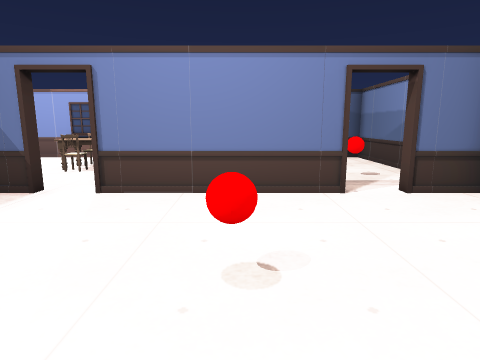
[1] (above)

22 first-person views from a walk through a Unity game level. The camera is 1.2 m above the floor, tilts 10° down and sees 75° across. The floor is counted in squares, 1 m on a side. Each view is taken from the middle of a square. On the plan, view 1 faces up. The plan holds only what a view shows up to about 13 squares ahead; the rest is blank. The player character is not drawn. Some animated figures are left out. Door leaves are left out, so doorways stand open. Some surface patterns are stand-ins.

[2]
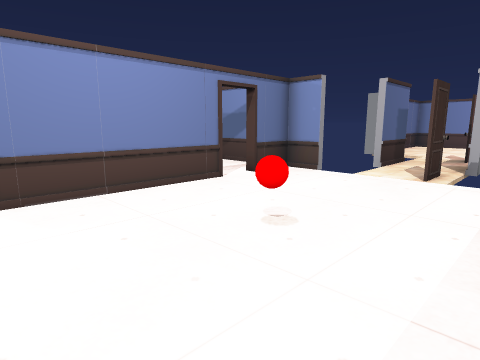

[3]
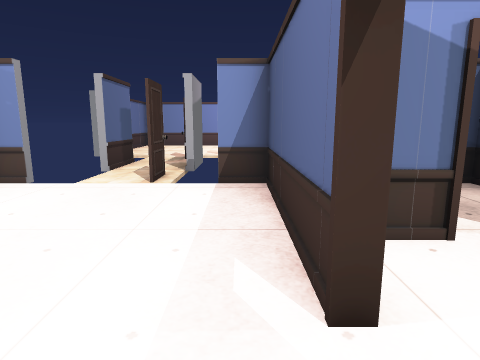

[4]
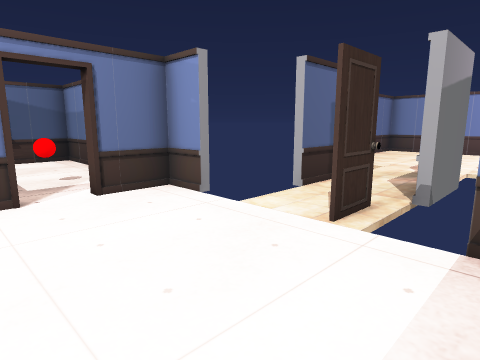

[5]
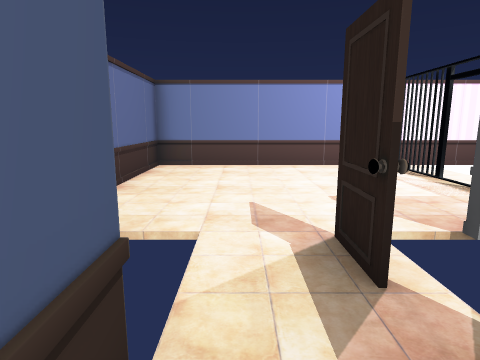

[6]
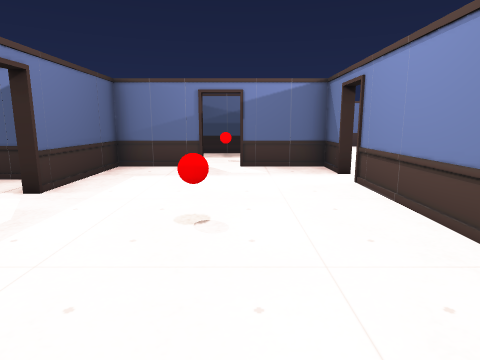

[7]
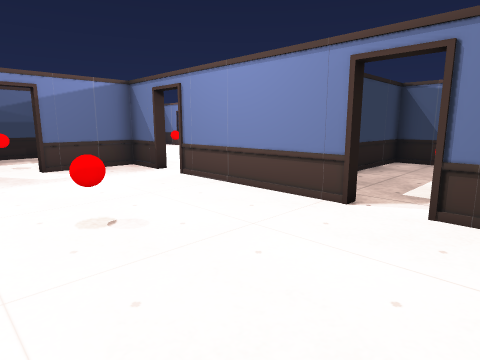

[8]
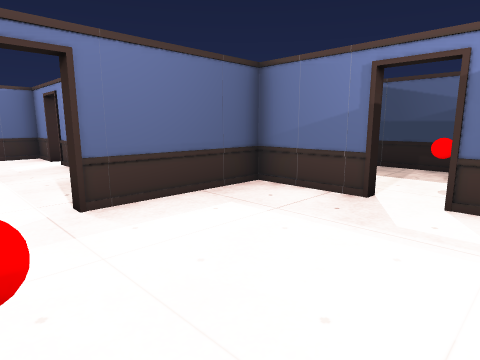

[9]
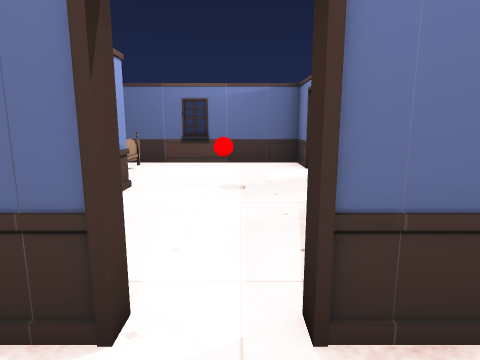

[10]
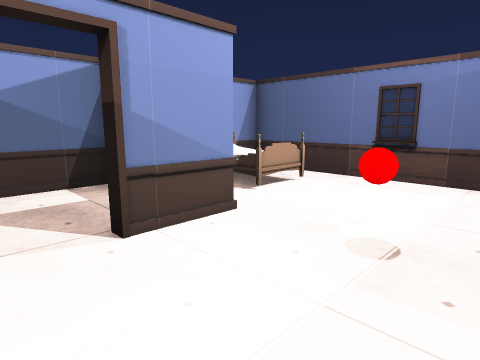

[11]
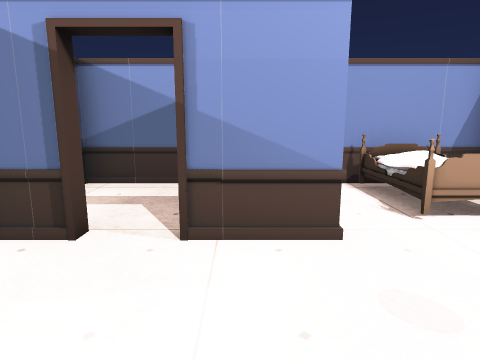

[12]
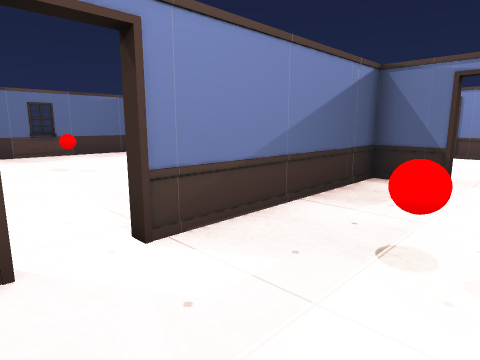

[13]
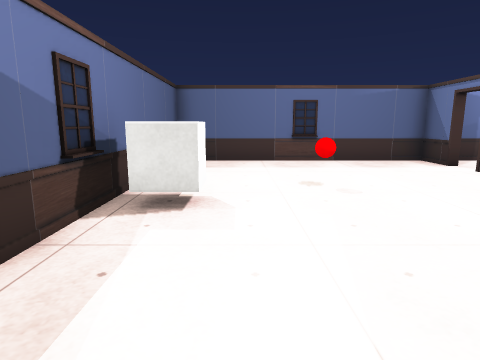

[14]
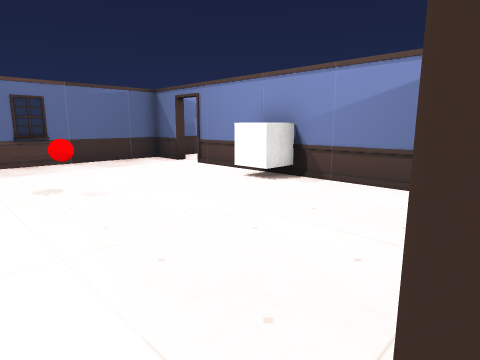

[15]
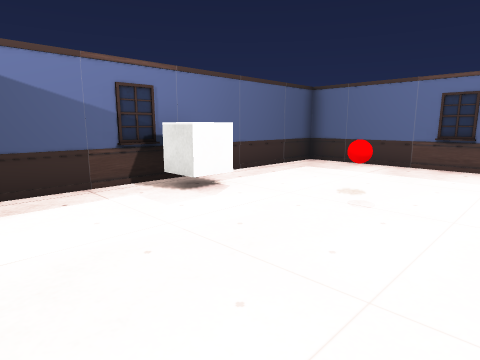

[16]
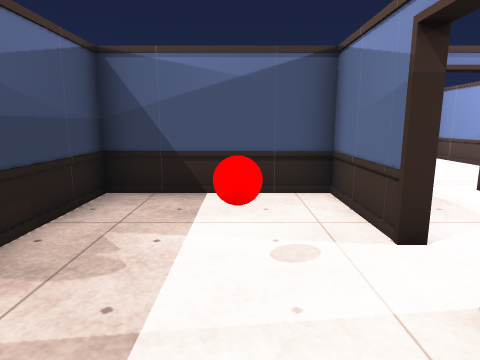

[17]
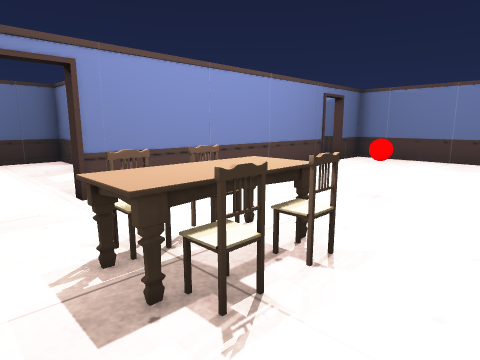

[18]
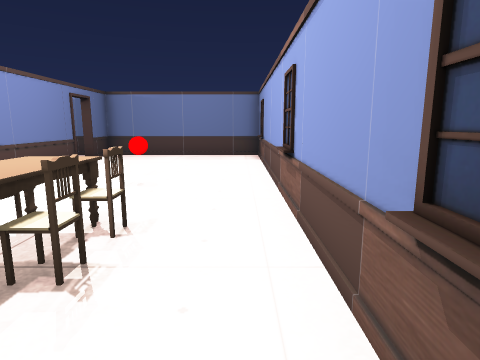

[19]
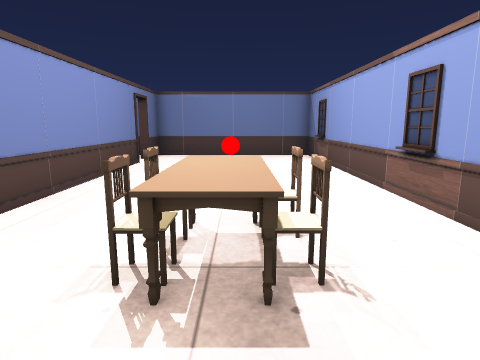

[20]
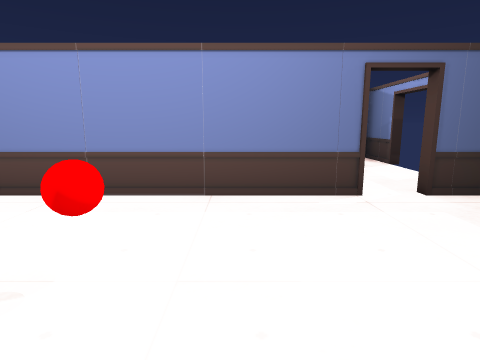

[21]
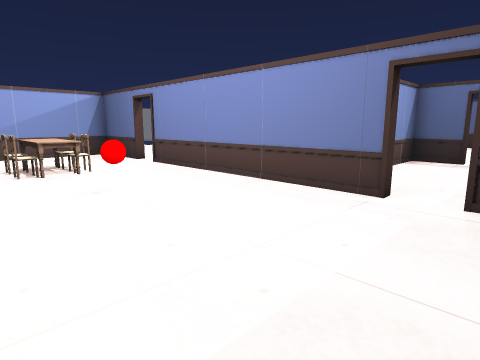

[22]
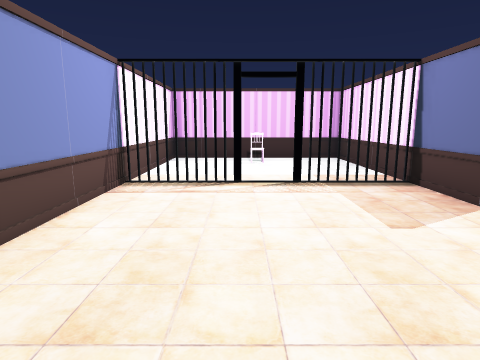

### Floor plan
Ten units are one square. View 1 is at (0, 0); x grows to the right and y downward. Boxes are objects, and circles mark ways between rooms. Rooms are numbered by the first view taken in them; rooms with no view inside come last. Other rooms are left out.
<svg viewBox="-145 -123 315 219">
<path fill="none" stroke="#000" d="M19 -55 -26 -55M-4 6 45 6 45 -5M-36 -55 -51 -55 -51 -30 -54 -30M45 -44 45 -55 29 -55M-55 -20 -51 -20 -51 6 -14 6M82 -35 61 -35M12 51 12 33M12 24 12 14M-32 76 -29 76M-14 8 -29 8 -29 65 -32 65M-29 91 45 91 45 61M-71 90 -67 91M-121 8 -137 8 -137 91 -48 91M-47 8 -111 8M-54 -30 -54 -55M-51 -55 -94 -55 -94 -3M-54 -117 -59 -116M-111 -57 -36 -57M-26 -57 2 -57 2 -115M-16 -118 -137 -118 -137 -57 -122 -57M143 15 146 14 150 15 155 13M104 -5 104 15M121 15 125 13M165 14 165 -55 131 -55M109 16 113 15 115 16M45 -71 45 -118 29 -118M16 -118 4 -118 4 -90M-137 -14 -137 6M-137 -50 -137 -42M-122 -57 -122 -54M-111 6 -96 6 -96 -13M104 15 104 66 165 66 165 14M45 49 45 8"/>
<rect x="-5" y="-25" width="10" height="10" fill="#bbb"><title>red ball</title></rect>
<rect x="-15" y="45" width="10" height="10" fill="#bbb"><title>red ball</title></rect>
<rect x="15" y="55" width="10" height="10" fill="#bbb"><title>bed</title></rect>
<rect x="-95" y="45" width="10" height="10" fill="#bbb"><title>red ball</title></rect>
<rect x="-85" y="75" width="10" height="10" fill="#bbb"><title>cube</title></rect>
<rect x="-85" y="5" width="10" height="20" fill="#bbb"><title>cube</title></rect>
<rect x="-75" y="-35" width="10" height="10" fill="#bbb"><title>red ball</title></rect>
<rect x="-85" y="-95" width="10" height="10" fill="#bbb"><title>red ball</title></rect>
<rect x="-55" y="-95" width="30" height="20" fill="#bbb"><title>table</title></rect>
<rect x="-45" y="-85" width="10" height="10" fill="#bbb"><title>chair</title></rect>
<rect x="-45" y="-105" width="10" height="10" fill="#bbb"><title>chair</title></rect>
<rect x="-35" y="-85" width="10" height="10" fill="#bbb"><title>chair</title></rect>
<rect x="-35" y="-105" width="10" height="10" fill="#bbb"><title>chair</title></rect>
<rect x="25" y="-75" width="10" height="10" fill="#bbb"><title>red ball</title></rect>
<circle cx="55" cy="-25" r="3" fill="#2a7"/>
<circle cx="-10" cy="0" r="3" fill="#2a7"/>
<circle cx="-50" cy="-30" r="3" fill="#2a7"/>
<circle cx="-60" cy="-20" r="3" fill="#2a7"/>
<circle cx="-30" cy="-60" r="3" fill="#2a7"/>
<circle cx="-40" cy="-60" r="3" fill="#2a7"/>
<circle cx="20" cy="-60" r="3" fill="#2a7"/>
<circle cx="30" cy="-60" r="3" fill="#2a7"/>
<circle cx="92" cy="-25" r="3" fill="#2a7"/>
<circle cx="-25" cy="80" r="3" fill="#2a7"/>
<circle cx="-30" cy="70" r="3" fill="#2a7"/>
<circle cx="20" cy="35" r="3" fill="#2a7"/>
<circle cx="-120" cy="0" r="3" fill="#2a7"/>
<circle cx="-120" cy="-60" r="3" fill="#2a7"/>
<circle cx="140" cy="20" r="3" fill="#2a7"/>
<text x="0" y="-30">1</text>
<text x="70" y="-30">2</text>
<text x="0" y="50">3</text>
<text x="-90" y="50">4</text>
<text x="-80" y="-30">5</text>
<text x="-70" y="-90">6</text>
<text x="140" y="-20">7</text>
<text x="30" y="-90">8</text>
<text x="-120" y="-30">9</text>
<text x="130" y="40">10</text>
<text x="30" y="30">11</text>
</svg>
Room 1 opens to room 2. Room 1 opens to room 3. Room 1 opens to room 5. Room 1 opens to room 6. Room 1 opens to room 8. Room 2 opens to room 7. Room 3 opens to room 4. Room 3 opens to room 11. Room 4 opens to room 9. Room 6 opens to room 9. Room 7 opens to room 10.

Where each view was taken, in squares from view 1:
view 1: 0 up, 0 right, facing up
view 2: 0 up, 3 left, facing up-right
view 3: 0 up, 2 left, facing right
view 4: 0 up, 1 right, facing up-right
view 5: 3 up, 7 right, facing right
view 6: 3 up, 4 right, facing left
view 7: 1 up, 4 right, facing up-left
view 8: 4 up, 0 right, facing down-left
view 9: 1 up, 1 left, facing down
view 10: 2 down, 2 left, facing down-right
view 11: 4 down, 2 left, facing right
view 12: 8 down, 0 right, facing up-left
view 13: 7 down, 3 left, facing left
view 14: 7 down, 3 left, facing up-left
view 15: 3 down, 4 left, facing down-left
view 16: 0 up, 7 left, facing up
view 17: 11 up, 2 left, facing down-left
view 18: 11 up, 1 left, facing left
view 19: 9 up, 1 left, facing left
view 20: 11 up, 9 left, facing down
view 21: 11 up, 13 left, facing down-right
view 22: 5 up, 14 right, facing down
